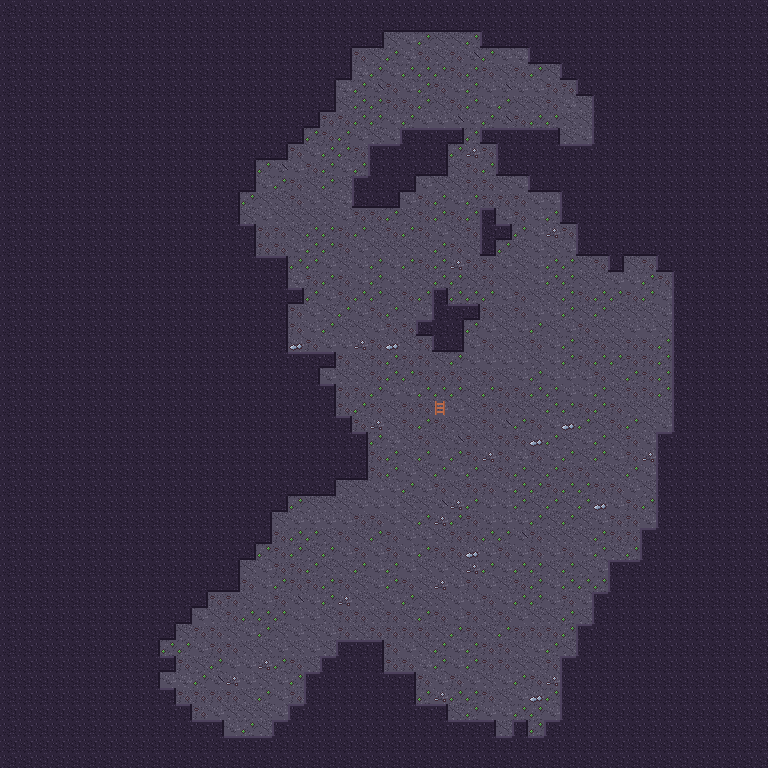

This game map was drawn from its Tiled (.tmx) file and the tilesets committed beside it. A one-line description and the trimmed map source follow:
An orthogonal 48x48 tile map with 16x16 px tiles, 3 tile layers (Back, Buildings, Front).

<map version="1.4" tiledversion="1.4.2" orientation="orthogonal" renderorder="right-down" compressionlevel="0" width="48" height="48" tilewidth="16" tileheight="16" infinite="0" nextlayerid="4" nextobjectid="1">
  <properties />
  <tileset firstgid="1" name="cave" tilewidth="16" tileheight="16" tilecount="48" columns="16">
    <image source="../cave.png" width="256" height="48" />
    <tile id="1">
      <properties>
        <property name="Passable" type="string" value="F" />
      </properties>
    </tile>
    <tile id="16">
      <properties>
        <property name="Passable" type="string" value="F" />
      </properties>
    </tile>
    <tile id="17">
      <properties>
        <property name="Passable" type="string" value="F" />
      </properties>
    </tile>
    <tile id="18">
      <properties>
        <property name="Passable" type="string" value="F" />
      </properties>
    </tile>
    <tile id="19">
      <properties>
        <property name="Passable" type="string" value="F" />
      </properties>
    </tile>
    <tile id="20">
      <properties>
        <property name="Passable" type="string" value="F" />
      </properties>
    </tile>
    <tile id="21">
      <properties>
        <property name="Passable" type="string" value="F" />
      </properties>
    </tile>
    <tile id="22">
      <properties>
        <property name="Passable" type="string" value="F" />
      </properties>
    </tile>
    <tile id="23">
      <properties>
        <property name="Passable" type="string" value="F" />
      </properties>
    </tile>
    <tile id="24">
      <properties>
        <property name="Passable" type="string" value="F" />
      </properties>
    </tile>
    <tile id="25">
      <properties>
        <property name="Passable" type="string" value="F" />
      </properties>
    </tile>
    <tile id="26">
      <properties>
        <property name="Passable" type="string" value="F" />
      </properties>
    </tile>
    <tile id="27">
      <properties>
        <property name="Passable" type="string" value="F" />
      </properties>
    </tile>
    <tile id="28">
      <properties>
        <property name="Passable" type="string" value="F" />
      </properties>
    </tile>
    <tile id="29">
      <properties>
        <property name="Passable" type="string" value="F" />
      </properties>
    </tile>
    <tile id="30">
      <properties>
        <property name="Passable" type="string" value="F" />
      </properties>
    </tile>
    <tile id="31">
      <properties>
        <property name="Passable" type="string" value="F" />
      </properties>
    </tile>
  </tileset>
  <layer id="1" name="Back" width="48" height="48" opacity="1" offsetx="0" offsety="0">
   <data>[2304 cells, 2304 non-empty, 9 distinct tile ids]</data>
  </layer>
  <layer id="2" name="Buildings" width="48" height="48" opacity="1" offsetx="0" offsety="0">
   <data>[2304 cells, 1492 non-empty, 13 distinct tile ids]</data>
  </layer>
  <layer id="3" name="Front" width="48" height="48" opacity="1" offsetx="0" offsety="0">
   <data>[2304 cells, 0 non-empty, 0 distinct tile ids]</data>
  </layer>
</map>
